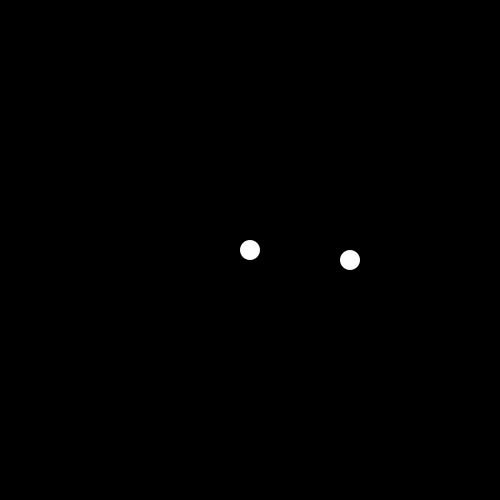
Frame 1 (no input)
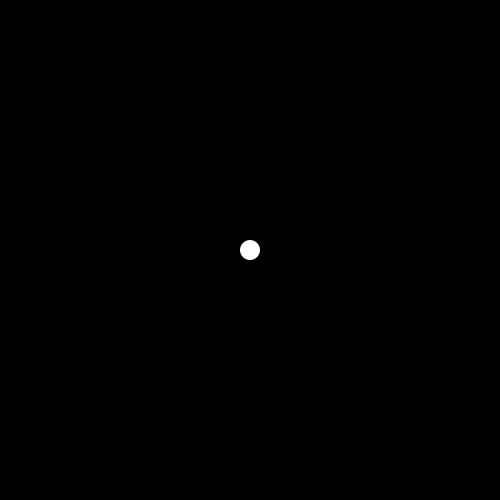
Frame 60 (the mouse pressed at the canvas centre just before this capture)
Frame 120 (the mouse held since frame 60 and released just before this capture): identical to frame 60, image omitted

The Processing sketch that drew these frames (run headless with seeded random() and noise(); from frame 60 on, the mouse is pressed at the canvas centre):

// Processing sketch: gravity
// ── gravity.pde
float s = 20;
PVector center;
Goop g;
void setup() {
  //fullScreen();
  size(500,500);
  fill(255);
  noStroke();
  center = new PVector(width/2, height/2);
  g = new Goop(center.x + 100, center.y);
  g.v = new PVector(0,10);
}

void draw() {
  background(0);
  ellipse(center.x,center.y,20,20);
  PVector dist = PVector.sub(center, g.p); //<>//
  PVector dir = new PVector();
  dir.x = Math.signum(dist.x);
  dir.y = Math.signum(dist.y);
  
  
  PVector distSquared = new PVector(dist.x*dist.x, dist.y*dist.y);
  PVector oneOverdistSquared = new PVector(1/distSquared.x, 1/distSquared.y);
  //println("1"+dir);
  //println("2"+distSquared);
  //println("3"+oneOverdistSquared);
  if (dist.x == 0) {
    oneOverdistSquared.x = 0;
  }
  if (dist.y == 0) {
    oneOverdistSquared.y = 0;
  }
  
  
  g.a = oneOverdistSquared.mult(10);
  g.a.x *= dir.x;
  g.a.y *= dir.y;
  //g.a.limit(.5);
  g.move();
  g.see();
}

// ── Goop.pde
class Goop {
  PVector p, v = new PVector(), a = new PVector();
  
  Goop(float x, float y) {
    p = new PVector(x, y);
  }
  
  void move() {
    v.add(a);
    p.add(v);
  }
  
  void see() {
    ellipse(p.x,p.y,s,s);
  }
}

// ── Group.pde
//class Group {
//  ArrayList<Part> list;
//  PVector center;

//  Group() {
//    list = new ArrayList();
//    list.add(new Part(width + 50, height + 25));
//  }

//  void add(Part p) {
//    list.add(p);
//  }

//  void update() {
//    for (Part p : list) {
//      PVector dist = PVector.sub(centerOfScreen, p.pos); //<>//
//      println("dist " + dist);
//      p.acc.x = 1/pow(dist.x, 2) * Math.signum(dist.x);
//      p.acc.y = 1/pow(dist.y, 2) * Math.signum(dist.y);
//      println("p.acc " + p.acc);
//      println("p.vel " + p.vel);
//      if (p.acc.mag() > 10) {
//        p.acc.setMag(10);
//      }

//      p.update();
//      p.show();
//    }
//  }

//  PVector average() {
//    float xSum = 0, ySum = 0;
//    for (Part p : list) {
//      xSum += p.pos.x;
//      ySum += p.pos.y;
//    }
//    return new PVector(xSum/list.size(), ySum/list.size());
//  }

//  PVector averageWithout(Part without) {
//    float xSum = 0, ySum = 0;
//    for (Part p : list) {
//      if (p != without) {
//        xSum += p.pos.x;
//        ySum += p.pos.y;
//      }
//    }
//    int size = list.size()-1;
//    if (size > 0) {
//      return new PVector(xSum/size, ySum/size);
//    }
//    return without.pos;
//  }
//}

// ── Part.pde
//class Part {
//  PVector pos, vel = new PVector(), acc = new PVector();
//  PVector prevPos;
//  float hue = 150;

//  Part(float x, float y, float velocityDifference) {
//    pos = new PVector(x, y);
//    prevPos = new PVector();
//    vel = new PVector(random(-velocityDifference, velocityDifference), random(velocityDifference, velocityDifference));
//  }

//  Part(PVector p) {
//    this(p.x, p.y, 20);
//  }
  
//   Part(PVector pos, PVector vel) {
//    prevPos = new PVector();
//    this.pos = pos;
//    this.vel = vel;
//    acc = new PVector();
//  }
  
//  Part(float x, float y) {
//    pos = new PVector(x, y);
//  }

//  void update() {
//    vel.add(acc);
//    pos.add(vel);
//  }

//  void show() {
//    ellipse(pos.x, pos.y, partSize, partSize);
//  }
//}

// ── sketch_180813a.pde
//ArrayList<Group> groups;
//ArrayList<Part> parts;
//PVector start = new PVector();
//float partSize = 1;
//PVector centerOfScreen;
//boolean paint = true;
//Group group;

//void setup() {
//  //noStroke();
//  strokeWeight(1);
//  fill(255);
//  //size(400,400);
//  fullScreen();
//  colorMode(HSB);
//  stroke(255);

//  groups = new ArrayList<Group>();
//  parts = new ArrayList<Part>();
//  background(0);
//  centerOfScreen = new PVector(width/2, height/2);
//  group = new Group();
//}

//void draw() {
//  if (!paint) {
//    background(0);
//  }
//  group.update();
//}

//void mousePressed() {
//  start = new PVector(mouseX, mouseY);
//}

//void mouseReleased() {
//  group.add(new Part(new PVector(start.x, start.y), PVector.sub(start, new PVector(mouseX, mouseY)).setMag(0)));
//}
